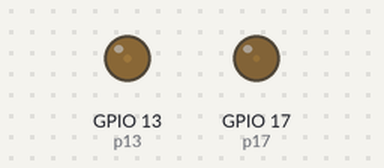
Bench run of a program on a simulated Raspberry Pi (BCM pin numbers). Shown: output pins drawn as LEDs (lit = HIGH). The clock reads 2024-03-15 10:24:30 at power-on unless the program sets it; what the program prints to the terminal is not drawn.

Above: at 0.05 s.
At 1.0 s:
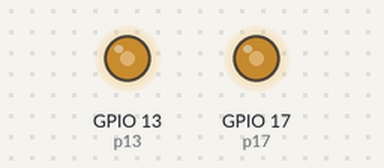
At 1.95 s:
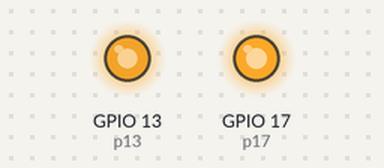
At 3.85 s:
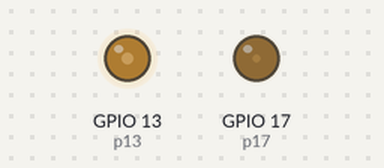
Timing chart, 0 to 5.2 s (numbered marks = the images above):
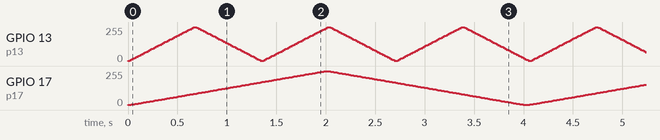

The program:

led_glowing.py
```python
#!/usr/bin/env python

import RPi.GPIO as GPIO
import time

FPS = 60

lastFrameTime = time.time()
currentTime = time.time()
deltaTime = 0
sleepTime = 0

GPIO.setmode(GPIO.BCM)
GPIO.setup(17, GPIO.OUT)
GPIO.setup(13, GPIO.OUT)

p17 = GPIO.PWM(17, 1000)     # set Frequece to 1KHz
p17.start(0)
p17dc = 0
p17dc_direction = 1

p13 = GPIO.PWM(13, 1000)     # set Frequece to 1KHz
p13.start(0)
p13dc = 0
p13dc_direction = 1

def update():

    global p17dc_direction
    global p17dc

    global p13dc_direction
    global p13dc

    p17dc += deltaTime * 50 * p17dc_direction

    if p17dc < 0:
        p17dc = 0
        p17dc_direction *= -1

    if p17dc > 100:
        p17dc = 100
        p17dc_direction *= -1

    p17.ChangeDutyCycle(p17dc)

    p13dc += deltaTime * 50 * p13dc_direction * 3

    if p13dc < 0:
        p13dc = 0
        p13dc_direction *= -1

    if p13dc > 100:
        p13dc = 100
        p13dc_direction *= -1

    p13.ChangeDutyCycle(p13dc)

    print "%s %s" % (p17dc, p17dc_direction)

try:
    while True:

        currentTime = time.time()
        deltaTime = currentTime - lastFrameTime
        lastFrameTime = currentTime

        update()

        sleepTime = 1.0/FPS - deltaTime
        if sleepTime > 0:
            time.sleep(sleepTime)

#       p17.ChangeDutyCycle(deltaTime)


except KeyboardInterrupt:
    GPIO.output(17, 0)
    GPIO.output(13, 0)
    GPIO.cleanup()
```
